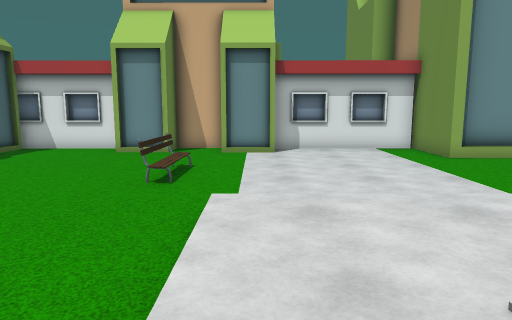
view 1 (above)

17 first-person views from a walk through a scene from a Unity 3-D project. The camera is 1.3 m above the floor, tilts 8° down and sees 70° across. The floor is counted in squares, 1 m on a side. Each view is taken from the middle of a square. On the plan, view 1 faces up. The plan holds only what a view shows up to about 15 squares ahead; the rest is blank. The place goes on beyond the plan. The player character is not drawn. Some animated figures are left out. Some surface patterns are stand-ins.

view 2
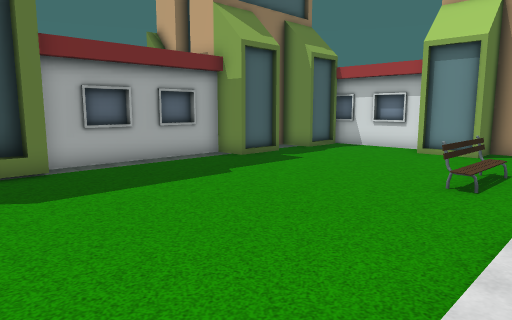

view 3
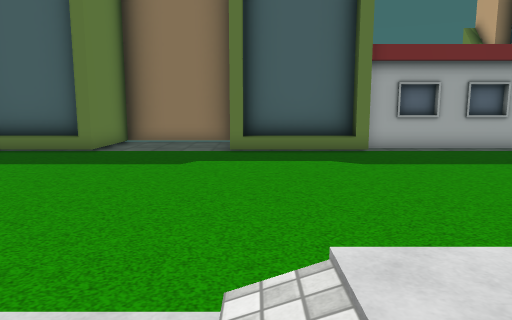

view 4
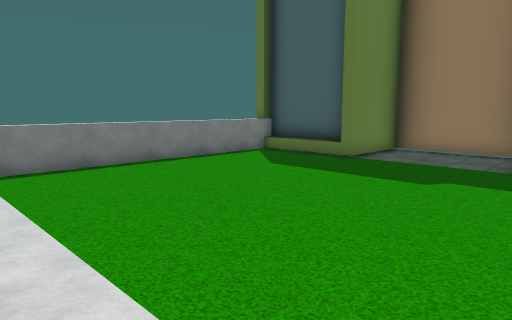

view 5
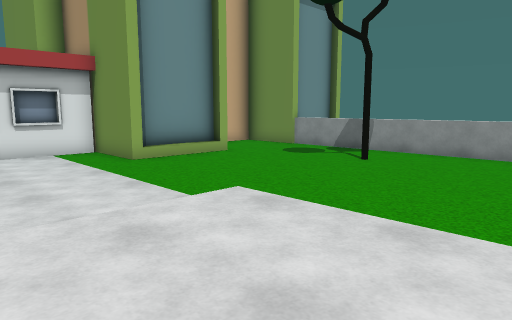

view 6
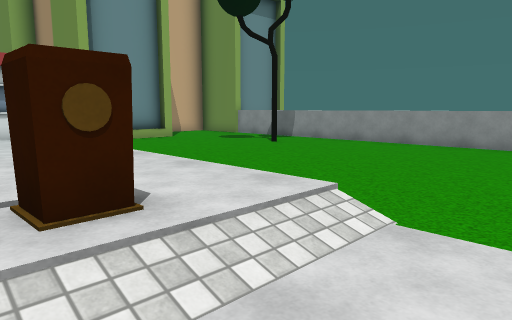

view 7
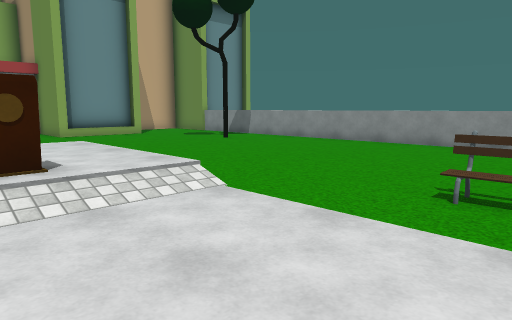

view 8
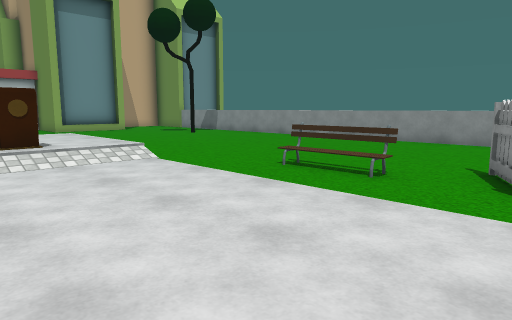

view 9
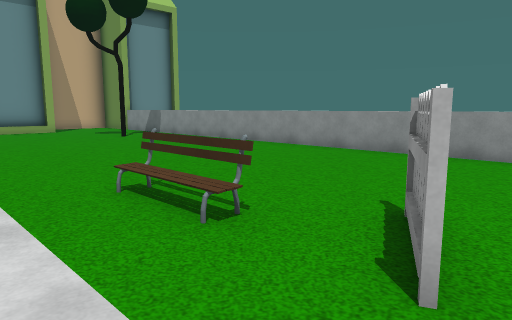

view 10
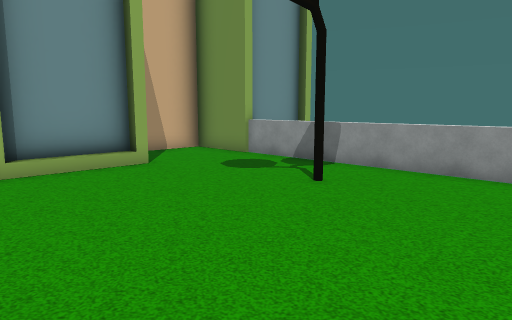

view 11
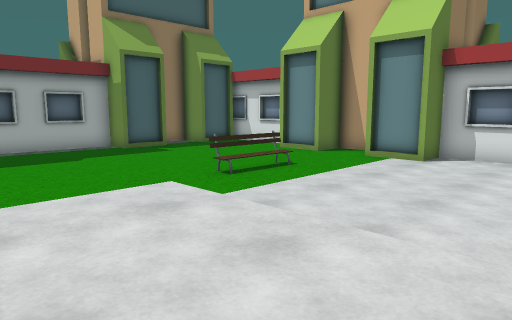

view 12
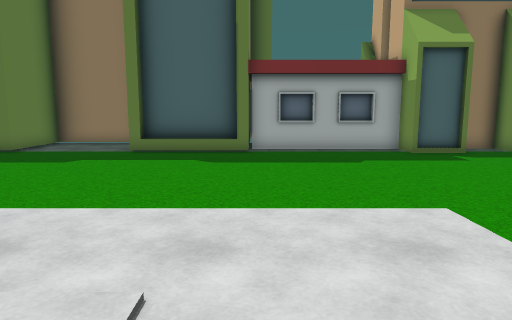

view 13
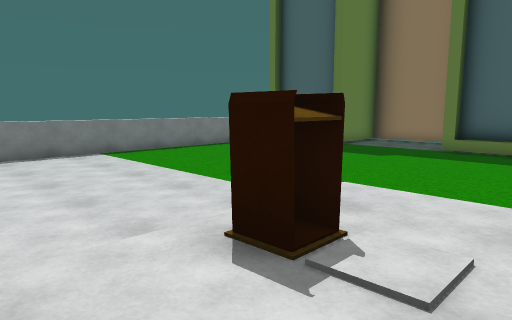

view 14
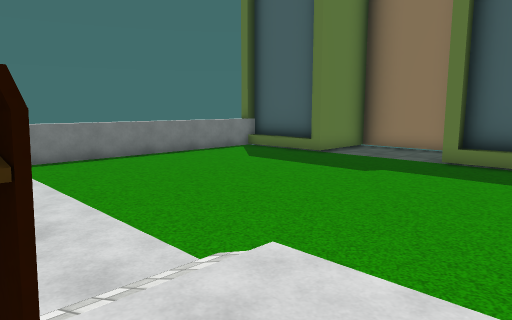

view 15
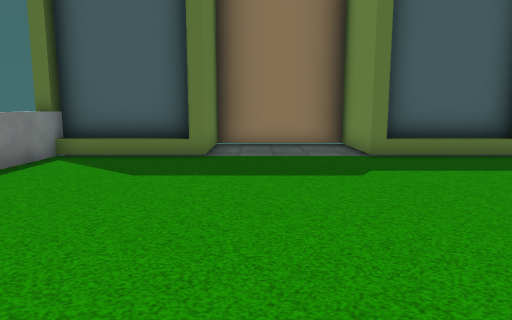

view 16
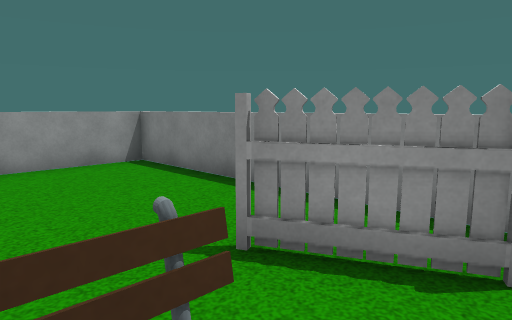

view 17
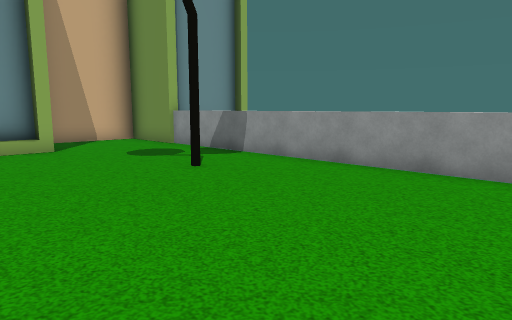

### Floor plan
Key: @ floor where view 1 was taken; # wall or solid block; . main floor; : floor 0.25 m higher than the main floor; / step, stairs or slope; = window, fence, low wall or low ledge; B building; E bench; T tree; P podium; F fence; O other object.
Columns run from 14 left of view 1 to 17 right of it. Each row starts with its distance up from view 1.
 17                      B
 16                      B
 15     BBBBB BBBB BBBBBBB   BBBBB
 14     B....BBB.BBB.....B   ....B
 13    BB................BBBB....B
 12    B.................B..B....#BB
 11    BB........................=
 10    BB.......E................=
  9    BB.......O................=
  8    B........O................=
  7    B......................T..=
  6    B.........................=
  5    B..........:::::/.........=
  4    B..........:::::/.........=
  3    BB.........:::::/.........=
  2    BB.........:::::/.........=
  1    B/.........::P::/.........=
  0    B/.........@:P::/.........=
 -1    B/.........//////.........=
 -2 BBBBB........................=
 -3 B............................=
 -4 B....................E.......=
 -5 B............................=
 -6 B............................=
 -7  BBBB................E.......=
 -8    B/.................F......=
 -9    B/................FF......=
-10    B/..............  ........=
-11    ##=============   ========#

Where each view was taken, in squares from view 1:
view 1: 0 up, 0 right, facing up
view 2: 0 up, 0 right, facing up-left
view 3: 1 down, 2 right, facing left
view 4: 0 up, 1 right, facing down-left
view 5: 1 up, 1 right, facing up-right
view 6: 3 down, 1 right, facing up-right
view 7: 6 down, 1 right, facing up-right
view 8: 10 down, 0 right, facing up-right
view 9: 10 down, 4 right, facing up-right
view 10: 2 up, 5 right, facing up-right
view 11: 2 up, 5 right, facing up-left
view 12: 3 up, 4 right, facing left
view 13: 3 up, 5 right, facing down-left
view 14: 2 up, 2 right, facing down-left
view 15: 5 down, 0 right, facing left
view 16: 6 down, 6 right, facing down-right
view 17: 0 up, 7 right, facing up-right
